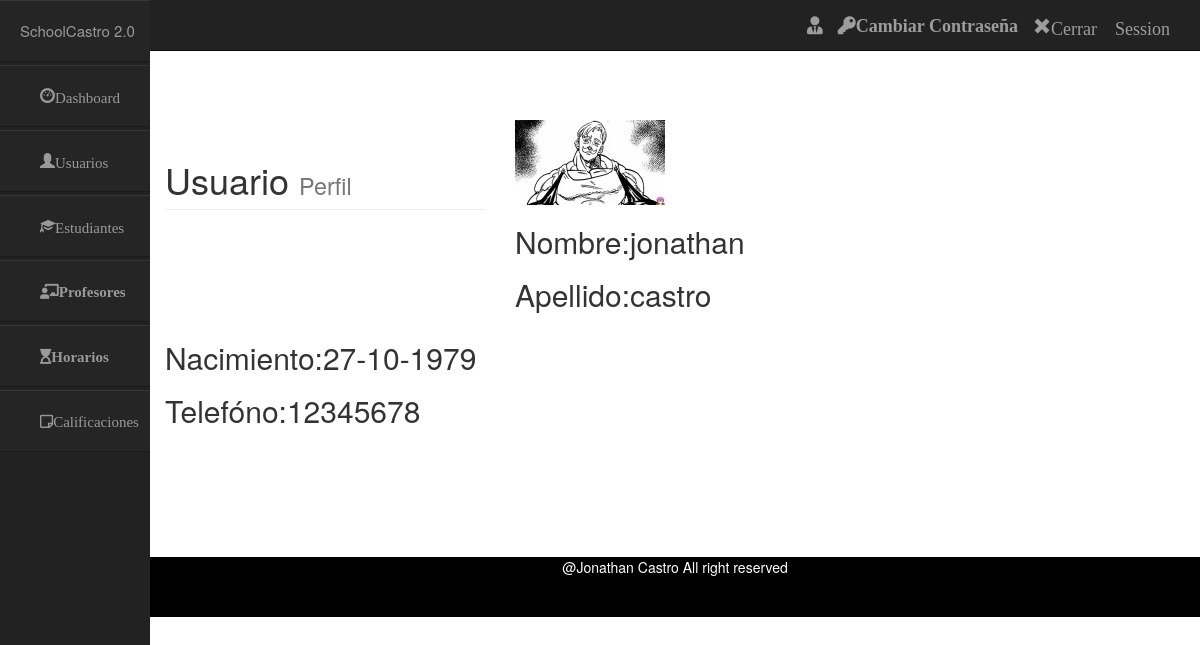
/usuarios_controller/ver/jonathan, run on the app's committed database.
### tables this page shows
CREATE TABLE `usuarios` (
  `id` int(50) NOT NULL,
  `nombre` varchar(50) NOT NULL,
  `apellido` varchar(50) NOT NULL,
  `nacimiento` varchar(50) NOT NULL,
  `email` varchar(50) NOT NULL,
  `telefono` bigint(50) NOT NULL,
  `usuario` varchar(50) NOT NULL,
  `contrasena` varchar(50) NOT NULL
);

CREATE TABLE `imagen` (
  `id` int(50) NOT NULL,
  `ruta` varchar(250) NOT NULL
);

### application/controllers/Usuarios_controller.php (called while the page is built, shortened)
<?php
class Usuarios_controller extends CI_Controller {
     public function ver($nombre)   {
        $data['usuario'] = $this->session->userdata('usuario');
        $data['contrasena'] = $this->session->userdata('contrasena');
        $data['datos']=$this->usuarios_model->verUsuarios($nombre);
        $this->load->view('include/header');
        $this->load->view('include/navbar',$data);
        $this->load->view('include/sidebar');
        $this->load->view('admin/ver_usuarios',$data);
        $this->load->view('include/footer');
    }
}

### index.php (called while the page is built, shortened)
<?php
require_once BASEPATH.'core/CodeIgniter.php';

### application/models/Usuarios_model.php (called while the page is built, shortened)
<?php
class Usuarios_model extends CI_Model {
		public function verUsuarios($nombre)
	{
		$sql = "SELECT imagen.ruta,
				usuarios.nombre,
				usuarios.apellido,
				usuarios.nacimiento,
				usuarios.telefono
				from usuarios  INNER JOIN imagen on usuarios.id= imagen.id
				where usuarios.nombre = '$nombre' ";
		$query = $this->db->query($sql);
		return $query->row();
	}
}

### application/views/admin/ver_usuarios.php (the view)
<br>
<br>
<br>
<br>
<br>
<br>
<div class="col-lg-4">
               <h1 class="page-header">
                Usuario
                   <small>Perfil</small>
                </h1>
</div>
<div class="col-md-6 img-responsive">
     <img src="<?=base_url()?>subidas/miniaturas/<?php echo $datos->ruta;?>" />
     <h2>Nombre:<?php echo $datos->nombre ?></h2>
     <h2>Apellido:<?php echo $datos->apellido ?></h2>
</div>
<div class="col-md-6 ">
	<h2>Nacimiento:<?php echo $datos->nacimiento ?></h2>
	<h2>Telefóno:<?php echo $datos->telefono ?></h2>
<br>
<br>
<br>
<br>
<br>
<br>
</div>

### data on the page
usuarios: imagen.ruta (picture), nombre "jonathan", apellido "castro", nacimiento "27-10-1979", telefono "12345678"
